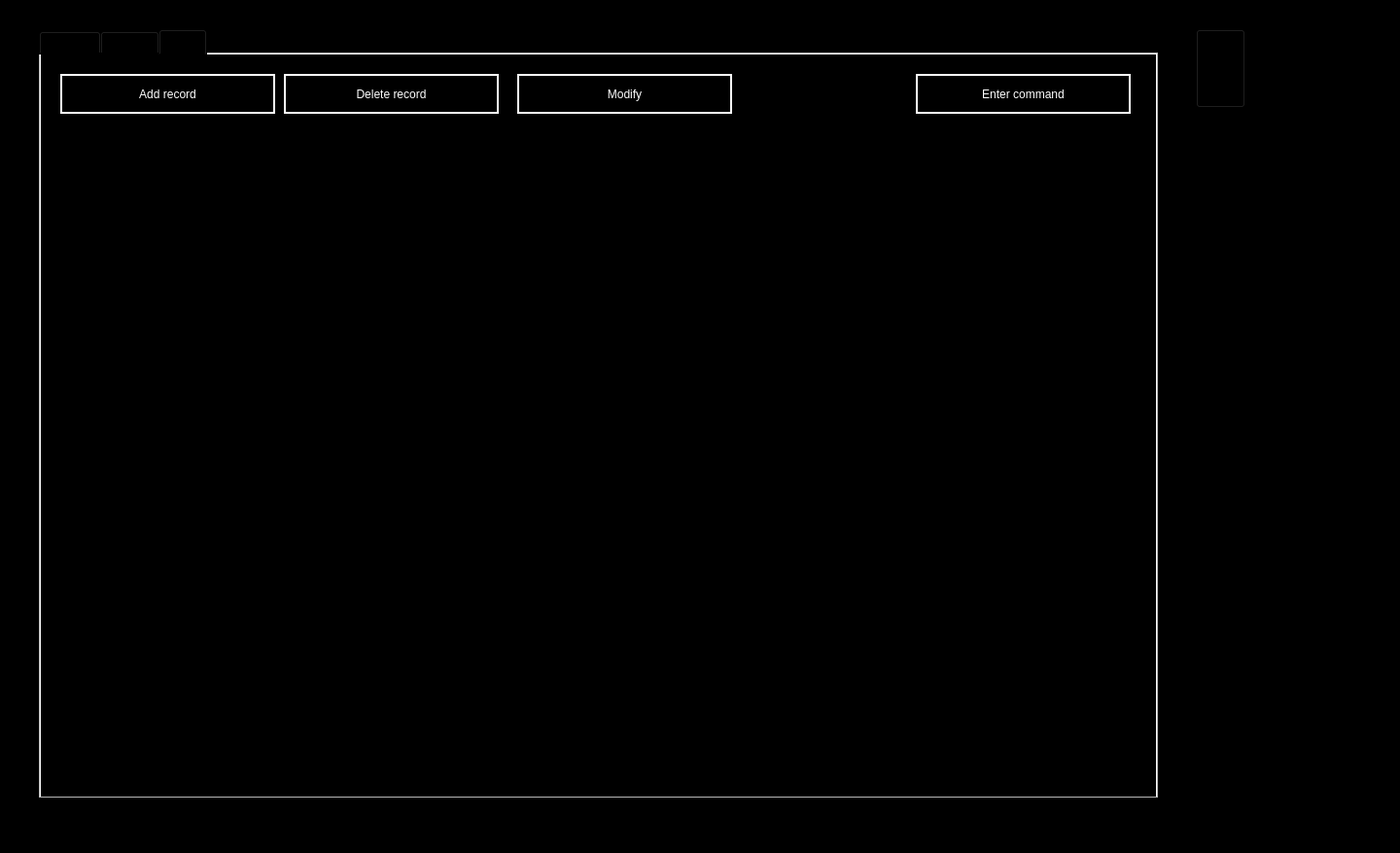
<?xml version="1.0" encoding="UTF-8"?>
<ui version="4.0">
 <class>MainWindow</class>
 <widget class="QMainWindow" name="MainWindow">
  <property name="geometry">
   <rect>
    <x>0</x>
    <y>0</y>
    <width>1440</width>
    <height>877</height>
   </rect>
  </property>
  <property name="sizePolicy">
   <sizepolicy hsizetype="Preferred" vsizetype="Preferred">
    <horstretch>0</horstretch>
    <verstretch>0</verstretch>
   </sizepolicy>
  </property>
  <property name="minimumSize">
   <size>
    <width>1440</width>
    <height>877</height>
   </size>
  </property>
  <property name="maximumSize">
   <size>
    <width>1920</width>
    <height>1080</height>
   </size>
  </property>
  <property name="baseSize">
   <size>
    <width>1440</width>
    <height>877</height>
   </size>
  </property>
  <property name="windowTitle">
   <string>MainWindow</string>
  </property>
  <property name="styleSheet">
   <string notr="true">background-color: rgb(0, 0, 0);</string>
  </property>
  <widget class="QWidget" name="centralwidget">
   <widget class="QTabWidget" name="tabWidget">
    <property name="enabled">
     <bool>true</bool>
    </property>
    <property name="geometry">
     <rect>
      <x>40</x>
      <y>30</y>
      <width>1151</width>
      <height>791</height>
     </rect>
    </property>
    <property name="sizePolicy">
     <sizepolicy hsizetype="Fixed" vsizetype="Fixed">
      <horstretch>0</horstretch>
      <verstretch>0</verstretch>
     </sizepolicy>
    </property>
    <property name="minimumSize">
     <size>
      <width>1151</width>
      <height>791</height>
     </size>
    </property>
    <property name="maximumSize">
     <size>
      <width>1151</width>
      <height>791</height>
     </size>
    </property>
    <property name="styleSheet">
     <string notr="true">QTabWidget {
	font: 20pt &quot;Bahnschrift&quot;;
	background-color: rgb(255, 255, 255);
}</string>
    </property>
    <property name="tabShape">
     <enum>QTabWidget::Rounded</enum>
    </property>
    <property name="currentIndex">
     <number>2</number>
    </property>
    <widget class="QWidget" name="tab">
     <attribute name="title">
      <string>Patient</string>
     </attribute>
     <widget class="QPushButton" name="pushButton">
      <property name="geometry">
       <rect>
        <x>490</x>
        <y>20</y>
        <width>221</width>
        <height>41</height>
       </rect>
      </property>
      <property name="styleSheet">
       <string notr="true">QPushButton	{
	background-color: rgb(0, 0, 0);
	color: rgb(255, 255, 255);
	font: 75 14pt &quot;Bahnschrift&quot;;
	border: 2px solid rgb(255, 255, 255);
}

QPushButton:hover  {
	background-color: rgb(255, 255, 255);
	color: rgb(0, 0, 0);
	font: 75 14pt &quot;Bahnschrift&quot;;
	border: 2px solid rgb(255, 255, 255);
}</string>
      </property>
      <property name="text">
       <string>Modify</string>
      </property>
     </widget>
     <widget class="QTableWidget" name="tableWidget">
      <property name="geometry">
       <rect>
        <x>20</x>
        <y>80</y>
        <width>1101</width>
        <height>641</height>
       </rect>
      </property>
      <property name="maximumSize">
       <size>
        <width>16777215</width>
        <height>16777213</height>
       </size>
      </property>
      <property name="styleSheet">
       <string notr="true">QTableView {
	font: 11pt &quot;Bahnschrift&quot;;
	color: rgb(255, 255, 255);
}</string>
      </property>
      <property name="rowCount">
       <number>0</number>
      </property>
      <property name="columnCount">
       <number>5</number>
      </property>
      <attribute name="horizontalHeaderVisible">
       <bool>false</bool>
      </attribute>
      <attribute name="horizontalHeaderDefaultSectionSize">
       <number>215</number>
      </attribute>
      <column>
       <property name="text">
        <string>PID</string>
       </property>
      </column>
      <column>
       <property name="text">
        <string>Name</string>
       </property>
      </column>
      <column>
       <property name="text">
        <string>Illness</string>
       </property>
      </column>
      <column>
       <property name="text">
        <string>PhoneNo</string>
       </property>
      </column>
      <column>
       <property name="text">
        <string>Gender</string>
       </property>
      </column>
     </widget>
     <widget class="QPushButton" name="pushButton_2">
      <property name="geometry">
       <rect>
        <x>250</x>
        <y>20</y>
        <width>221</width>
        <height>41</height>
       </rect>
      </property>
      <property name="styleSheet">
       <string notr="true">QPushButton	{
	background-color: rgb(0, 0, 0);
	color: rgb(255, 255, 255);
	font: 75 14pt &quot;Bahnschrift&quot;;
	border: 2px solid rgb(255, 255, 255);
}

QPushButton:hover  {
	background-color: rgb(255, 255, 255);
	color: rgb(0, 0, 0);
	font: 75 14pt &quot;Bahnschrift&quot;;
	border: 2px solid rgb(255, 255, 255);
}</string>
      </property>
      <property name="text">
       <string>Delete record</string>
      </property>
     </widget>
     <widget class="QPushButton" name="pushButton_6">
      <property name="geometry">
       <rect>
        <x>20</x>
        <y>20</y>
        <width>221</width>
        <height>41</height>
       </rect>
      </property>
      <property name="styleSheet">
       <string notr="true">QPushButton	{
	background-color: rgb(0, 0, 0);
	color: rgb(255, 255, 255);
	font: 75 14pt &quot;Bahnschrift&quot;;
	border: 2px solid rgb(255, 255, 255);
}

QPushButton:hover  {
	background-color: rgb(255, 255, 255);
	color: rgb(0, 0, 0);
	font: 75 14pt &quot;Bahnschrift&quot;;
	border: 2px solid rgb(255, 255, 255);
}</string>
      </property>
      <property name="text">
       <string>Add record</string>
      </property>
     </widget>
     <widget class="QPushButton" name="pushButton_13">
      <property name="geometry">
       <rect>
        <x>900</x>
        <y>20</y>
        <width>221</width>
        <height>41</height>
       </rect>
      </property>
      <property name="styleSheet">
       <string notr="true">QPushButton	{
	background-color: rgb(0, 0, 0);
	color: rgb(255, 255, 255);
	font: 75 14pt &quot;Bahnschrift&quot;;
	border: 2px solid rgb(255, 255, 255);
}

QPushButton:hover  {
	background-color: rgb(255, 255, 255);
	color: rgb(0, 0, 0);
	font: 75 14pt &quot;Bahnschrift&quot;;
	border: 2px solid rgb(255, 255, 255);
}</string>
      </property>
      <property name="text">
       <string>Enter command</string>
      </property>
     </widget>
    </widget>
    <widget class="QWidget" name="tab_2">
     <attribute name="title">
      <string>Doctor</string>
     </attribute>
     <widget class="QTableWidget" name="tableWidget_2">
      <property name="geometry">
       <rect>
        <x>20</x>
        <y>80</y>
        <width>1101</width>
        <height>641</height>
       </rect>
      </property>
      <property name="maximumSize">
       <size>
        <width>16777215</width>
        <height>16777213</height>
       </size>
      </property>
      <property name="styleSheet">
       <string notr="true">QTableView {
	font: 11pt &quot;Bahnschrift&quot;;
}</string>
      </property>
      <property name="rowCount">
       <number>0</number>
      </property>
      <property name="columnCount">
       <number>5</number>
      </property>
      <attribute name="horizontalHeaderVisible">
       <bool>false</bool>
      </attribute>
      <attribute name="horizontalHeaderCascadingSectionResizes">
       <bool>false</bool>
      </attribute>
      <attribute name="horizontalHeaderDefaultSectionSize">
       <number>215</number>
      </attribute>
      <column>
       <property name="text">
        <string>DocID</string>
       </property>
      </column>
      <column>
       <property name="text">
        <string>DocName</string>
       </property>
      </column>
      <column>
       <property name="text">
        <string>Department</string>
       </property>
      </column>
      <column>
       <property name="text">
        <string>Email</string>
       </property>
      </column>
      <column>
       <property name="text">
        <string>Gender</string>
       </property>
      </column>
     </widget>
     <widget class="QPushButton" name="pushButton_8">
      <property name="geometry">
       <rect>
        <x>490</x>
        <y>20</y>
        <width>221</width>
        <height>41</height>
       </rect>
      </property>
      <property name="styleSheet">
       <string notr="true">QPushButton	{
	background-color: rgb(0, 0, 0);
	color: rgb(255, 255, 255);
	font: 75 14pt &quot;Bahnschrift&quot;;
	border: 2px solid rgb(255, 255, 255);
}

QPushButton:hover  {
	background-color: rgb(255, 255, 255);
	color: rgb(0, 0, 0);
	font: 75 14pt &quot;Bahnschrift&quot;;
	border: 2px solid rgb(255, 255, 255);
}</string>
      </property>
      <property name="text">
       <string>Modify</string>
      </property>
     </widget>
     <widget class="QPushButton" name="pushButton_9">
      <property name="geometry">
       <rect>
        <x>20</x>
        <y>20</y>
        <width>221</width>
        <height>41</height>
       </rect>
      </property>
      <property name="styleSheet">
       <string notr="true">QPushButton	{
	background-color: rgb(0, 0, 0);
	color: rgb(255, 255, 255);
	font: 75 14pt &quot;Bahnschrift&quot;;
	border: 2px solid rgb(255, 255, 255);
}

QPushButton:hover  {
	background-color: rgb(255, 255, 255);
	color: rgb(0, 0, 0);
	font: 75 14pt &quot;Bahnschrift&quot;;
	border: 2px solid rgb(255, 255, 255);
}</string>
      </property>
      <property name="text">
       <string>Add record</string>
      </property>
     </widget>
     <widget class="QPushButton" name="pushButton_15">
      <property name="geometry">
       <rect>
        <x>900</x>
        <y>20</y>
        <width>221</width>
        <height>41</height>
       </rect>
      </property>
      <property name="styleSheet">
       <string notr="true">QPushButton	{
	background-color: rgb(0, 0, 0);
	color: rgb(255, 255, 255);
	font: 75 14pt &quot;Bahnschrift&quot;;
	border: 2px solid rgb(255, 255, 255);
}

QPushButton:hover  {
	background-color: rgb(255, 255, 255);
	color: rgb(0, 0, 0);
	font: 75 14pt &quot;Bahnschrift&quot;;
	border: 2px solid rgb(255, 255, 255);
}</string>
      </property>
      <property name="text">
       <string>Enter command</string>
      </property>
     </widget>
     <widget class="QPushButton" name="pushButton_10">
      <property name="geometry">
       <rect>
        <x>250</x>
        <y>20</y>
        <width>221</width>
        <height>41</height>
       </rect>
      </property>
      <property name="styleSheet">
       <string notr="true">QPushButton	{
	background-color: rgb(0, 0, 0);
	color: rgb(255, 255, 255);
	font: 75 14pt &quot;Bahnschrift&quot;;
	border: 2px solid rgb(255, 255, 255);
}

QPushButton:hover  {
	background-color: rgb(255, 255, 255);
	color: rgb(0, 0, 0);
	font: 75 14pt &quot;Bahnschrift&quot;;
	border: 2px solid rgb(255, 255, 255);
}</string>
      </property>
      <property name="text">
       <string>Delete record</string>
      </property>
     </widget>
    </widget>
    <widget class="QWidget" name="tab_4">
     <attribute name="title">
      <string>Drug</string>
     </attribute>
     <widget class="QTableWidget" name="tableWidget_3">
      <property name="geometry">
       <rect>
        <x>20</x>
        <y>80</y>
        <width>1101</width>
        <height>641</height>
       </rect>
      </property>
      <property name="maximumSize">
       <size>
        <width>16777215</width>
        <height>16777213</height>
       </size>
      </property>
      <property name="styleSheet">
       <string notr="true">QTableView {
	font: 11pt &quot;Bahnschrift&quot;;
}</string>
      </property>
      <property name="rowCount">
       <number>0</number>
      </property>
      <property name="columnCount">
       <number>5</number>
      </property>
      <attribute name="horizontalHeaderVisible">
       <bool>false</bool>
      </attribute>
      <attribute name="horizontalHeaderDefaultSectionSize">
       <number>215</number>
      </attribute>
      <column>
       <property name="text">
        <string>DrugID</string>
       </property>
      </column>
      <column>
       <property name="text">
        <string>DrugName</string>
       </property>
      </column>
      <column>
       <property name="text">
        <string>Department</string>
       </property>
      </column>
      <column>
       <property name="text">
        <string>Composition</string>
       </property>
      </column>
      <column>
       <property name="text">
        <string>Expiry</string>
       </property>
      </column>
     </widget>
     <widget class="QPushButton" name="pushButton_11">
      <property name="geometry">
       <rect>
        <x>490</x>
        <y>20</y>
        <width>221</width>
        <height>41</height>
       </rect>
      </property>
      <property name="styleSheet">
       <string notr="true">QPushButton	{
	background-color: rgb(0, 0, 0);
	color: rgb(255, 255, 255);
	font: 75 14pt &quot;Bahnschrift&quot;;
	border: 2px solid rgb(255, 255, 255);
}

QPushButton:hover  {
	background-color: rgb(255, 255, 255);
	color: rgb(0, 0, 0);
	font: 75 14pt &quot;Bahnschrift&quot;;
	border: 2px solid rgb(255, 255, 255);
}</string>
      </property>
      <property name="text">
       <string>Modify</string>
      </property>
     </widget>
     <widget class="QPushButton" name="pushButton_12">
      <property name="geometry">
       <rect>
        <x>20</x>
        <y>20</y>
        <width>221</width>
        <height>41</height>
       </rect>
      </property>
      <property name="styleSheet">
       <string notr="true">QPushButton	{
	background-color: rgb(0, 0, 0);
	color: rgb(255, 255, 255);
	font: 75 14pt &quot;Bahnschrift&quot;;
	border: 2px solid rgb(255, 255, 255);
}

QPushButton:hover  {
	background-color: rgb(255, 255, 255);
	color: rgb(0, 0, 0);
	font: 75 14pt &quot;Bahnschrift&quot;;
	border: 2px solid rgb(255, 255, 255);
}</string>
      </property>
      <property name="text">
       <string>Add record</string>
      </property>
     </widget>
     <widget class="QPushButton" name="pushButton_16">
      <property name="geometry">
       <rect>
        <x>900</x>
        <y>20</y>
        <width>221</width>
        <height>41</height>
       </rect>
      </property>
      <property name="styleSheet">
       <string notr="true">QPushButton	{
	background-color: rgb(0, 0, 0);
	color: rgb(255, 255, 255);
	font: 75 14pt &quot;Bahnschrift&quot;;
	border: 2px solid rgb(255, 255, 255);
}

QPushButton:hover  {
	background-color: rgb(255, 255, 255);
	color: rgb(0, 0, 0);
	font: 75 14pt &quot;Bahnschrift&quot;;
	border: 2px solid rgb(255, 255, 255);
}</string>
      </property>
      <property name="text">
       <string>Enter command</string>
      </property>
     </widget>
     <widget class="QPushButton" name="pushButton_17">
      <property name="geometry">
       <rect>
        <x>250</x>
        <y>20</y>
        <width>221</width>
        <height>41</height>
       </rect>
      </property>
      <property name="styleSheet">
       <string notr="true">QPushButton	{
	background-color: rgb(0, 0, 0);
	color: rgb(255, 255, 255);
	font: 75 14pt &quot;Bahnschrift&quot;;
	border: 2px solid rgb(255, 255, 255);
}

QPushButton:hover  {
	background-color: rgb(255, 255, 255);
	color: rgb(0, 0, 0);
	font: 75 14pt &quot;Bahnschrift&quot;;
	border: 2px solid rgb(255, 255, 255);
}</string>
      </property>
      <property name="text">
       <string>Delete record</string>
      </property>
     </widget>
    </widget>
   </widget>
   <widget class="QPushButton" name="pushButton_5">
    <property name="geometry">
     <rect>
      <x>1230</x>
      <y>30</y>
      <width>51</width>
      <height>81</height>
     </rect>
    </property>
    <property name="styleSheet">
     <string notr="true">QPushButton	{
	background-color: rgb(0, 0, 0);
	color: rgb(255, 255, 255);
	font: 75 14pt &quot;Bahnschrift&quot;;
}</string>
    </property>
    <property name="text">
     <string/>
    </property>
    <property name="icon">
     <iconset>
      <normaloff>assets/SignOut_Light.png</normaloff>assets/SignOut_Light.png</iconset>
    </property>
    <property name="iconSize">
     <size>
      <width>50</width>
      <height>50</height>
     </size>
    </property>
   </widget>
  </widget>
 </widget>
 <resources/>
 <connections/>
</ui>
